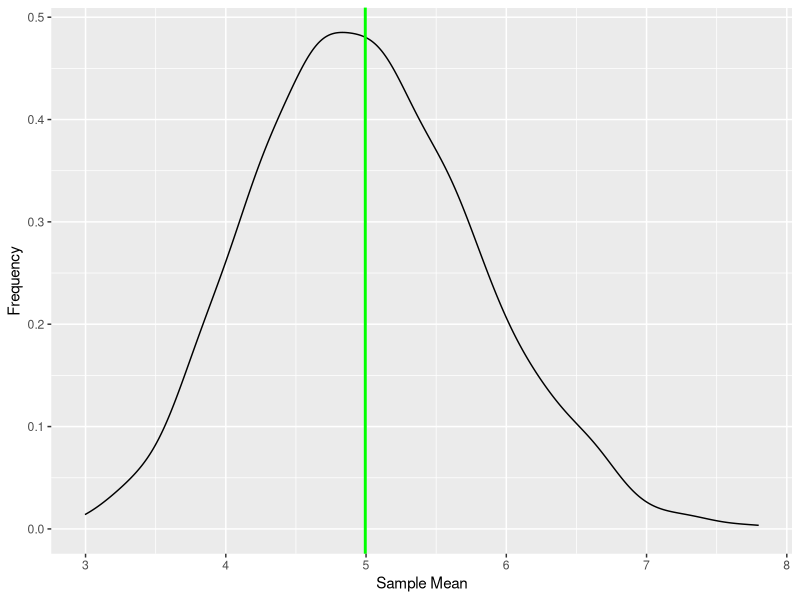
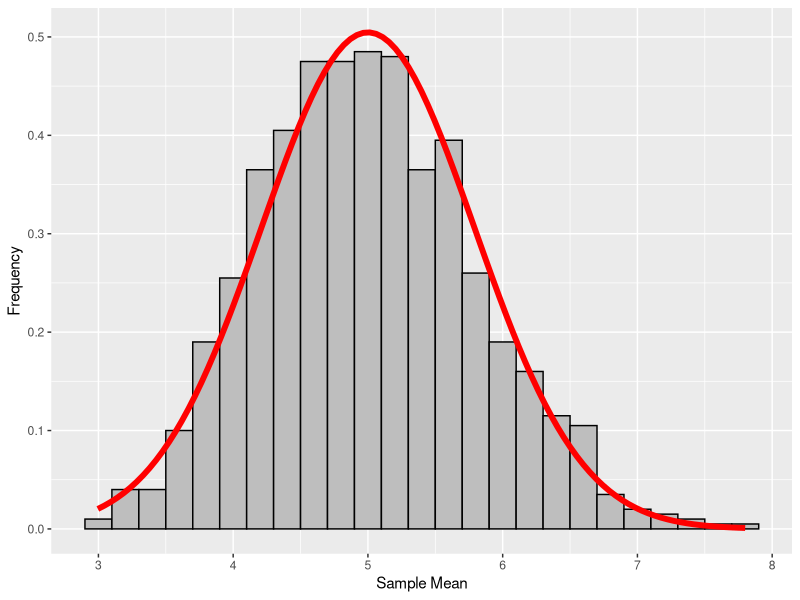

Here is the R script that generated these plots, in order:
## ---- chunk 1
knitr::opts_chunk$set(echo = TRUE)
## ---- chunk 2
# Exponential Distribution Simulation
lambda <- 0.2
n <- 40
set.seed(2534)
ExpSampMeans <- NULL
for (i in 1:1000) {
        ExpSampMeans <- c(ExpSampMeans, mean(rexp(n, rate = lambda)))
}
## ---- chunk 3
#Describe Simulated Exponential Distribution
mean1k <- mean(ExpSampMeans)   
sd1k <- sd(ExpSampMeans)  
var1k <- var(ExpSampMeans)  
## ---- chunk 4
#Calculate Mean and Variance of The Theoretical Exponential Distribution
mean    <- 1/lambda
variance <- (lambda * sqrt(n))^-2
## ---- chunk 5
#Plot Simulated Exponential Distribution
library(ggplot2)
data <- as.data.frame(ExpSampMeans)
ggplot(data, aes(x = data$ExpSampMeans)) + 
geom_density() +
geom_vline(xintercept=mean1k, size = 1, color = "green") +
xlab("Sample Mean") + ylab("Frequency")
## ---- chunk 6
#Compare Simulated Exponential Distribution to Normal Distribution (CLT)
mu <- 1/lambda
sigma <- 1/lambda
ggplot(data=data, aes(data$ExpSampMeans)) + geom_histogram(binwidth = 0.2, color = "black", fill = "grey", aes(y = ..density..)) +
stat_function(geom = "line", fun = dnorm, args = list(mean = mu, sd = sigma/sqrt(40)), size = 2, color = "red") +
xlab("Sample Mean") + ylab("Frequency")
## ---- chunk 7
Z <- abs((mean(data$ExpSampMeans)-mu)/(sigma/sqrt(40)))
p <- 2*pnorm(Z, lower.tail = FALSE)
c(Z,p)
